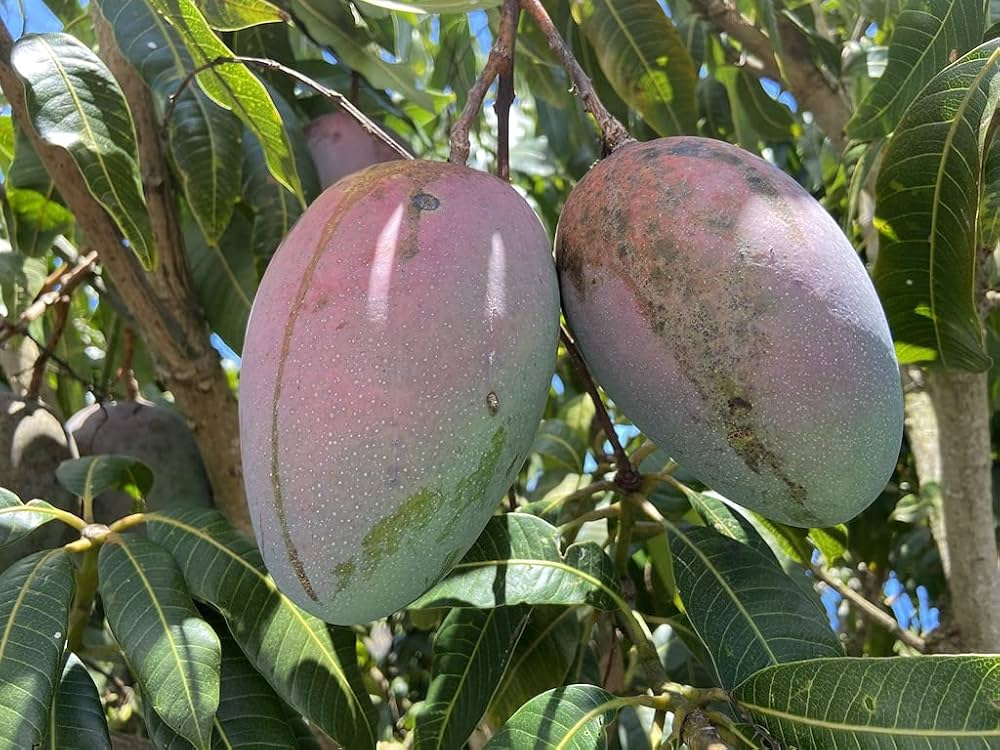
#> input picture mango.jpg, 1000 x 750 px
$ python resolution_blending_chatgpt.py
#> lines starting #> are read from the running program, lines starting #| are printed output that depends on the picture; after the words box and inside, x2 and y2 are one past the last pixel; in counts of white or black regions, pixels touching at a corner belong together
#!/usr/bin/env python3
# -*- coding: utf-8 -*-
"""
Created on Sun Feb 23 14:12:17 2025

@author: cmalili
"""

import cv2
import numpy as np

def generate_gaussian_pyramid(image, levels):
    gp = [image]
    for _ in range(levels):
        image = cv2.pyrDown(image)
        gp.append(image)
    return gp

def generate_laplacian_pyramid(image, levels):
    gp = generate_gaussian_pyramid(image, levels)
    lp = [gp[-1]]  # Start with the smallest image in the Gaussian pyramid
    for i in range(levels-1, -1, -1):
        size = (gp[i].shape[1], gp[i].shape[0])  # Width, Height
        laplacian = cv2.subtract(gp[i], cv2.pyrUp(gp[i+1], dstsize=size))
        lp.append(laplacian)
    return lp

def blend_pyramids(lpA, lpB, gpMask):
    blended_pyramid = []
    for la, lb, mask in zip(lpA, lpB, gpMask):
        mask = mask.astype(np.float32) / 255  # Normalize mask
        blended = la * mask + lb * (1.0 - mask)
        blended_pyramid.append(blended)
    return blended_pyramid

def reconstruct_from_pyramid(lp):
    image = lp[0]
    for i in range(1, len(lp)):
        size = (lp[i].shape[1], lp[i].shape[0])  # Width, Height
        image = cv2.pyrUp(image, dstsize=size)
        image = cv2.add(image, lp[i])
    return image
'''
# Load images and mask
image1 = cv2.imread('image1.jpg')  # Shape: (704, 800, 3)
image2 = cv2.imread('image2.jpg')  # Shape: (704, 800, 3)
mask = cv2.imread('mask.jpg', cv2.IMREAD_GRAYSCALE)  # Shape: (704, 800)
'''
path_mango = "mango.jpg"
path_strawberry = "strawberry.png"

mango = cv2.imread(path_mango)
#> mango is the input picture: shape (750, 1000, 3); mean B, G, R 83, 106.5, 102.9
mango = cv2.cvtColor(mango, cv2.COLOR_BGR2RGB)
#mango = mango[:720,:800]
mango = mango[:704,:800]
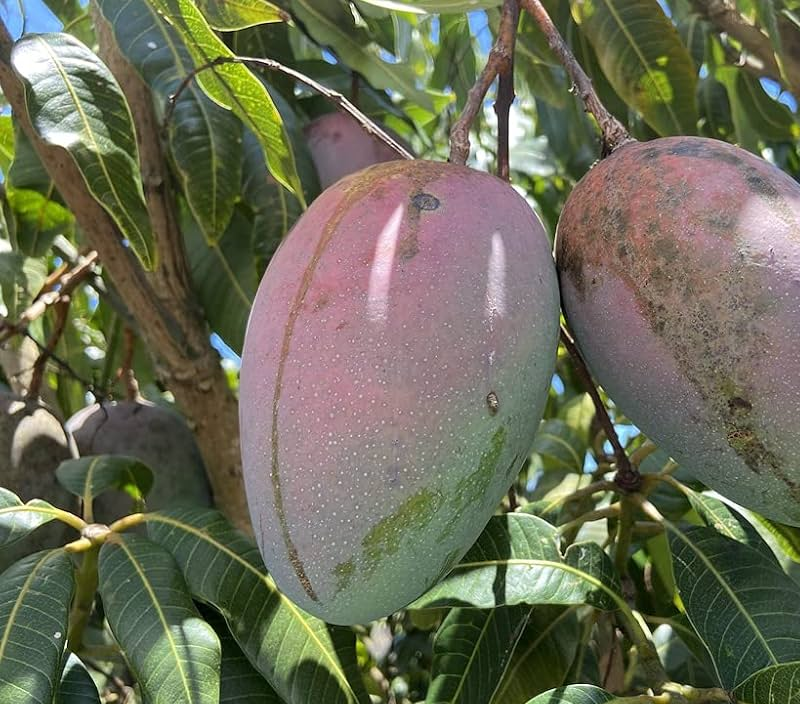
#> mango: shape (704, 800, 3); mean R, G, B 106.6, 108, 86.4

strawberry = cv2.imread(path_strawberry)
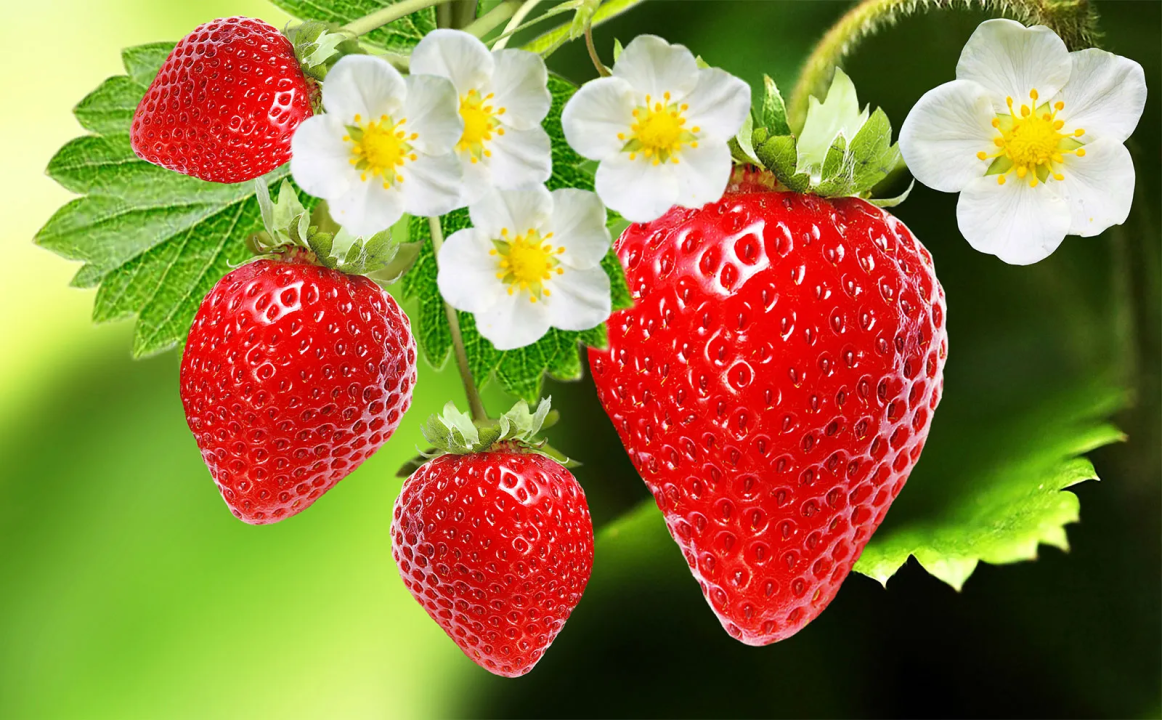
#> input picture strawberry.png, 1162 x 720 px
#> strawberry is the input picture: shape (720, 1162, 3); mean B, G, R 64.5, 121.6, 148
strawberry = cv2.cvtColor(strawberry, cv2.COLOR_BGR2RGB)
#strawberry = strawberry[:,362:]
strawberry = strawberry[:704,362:]
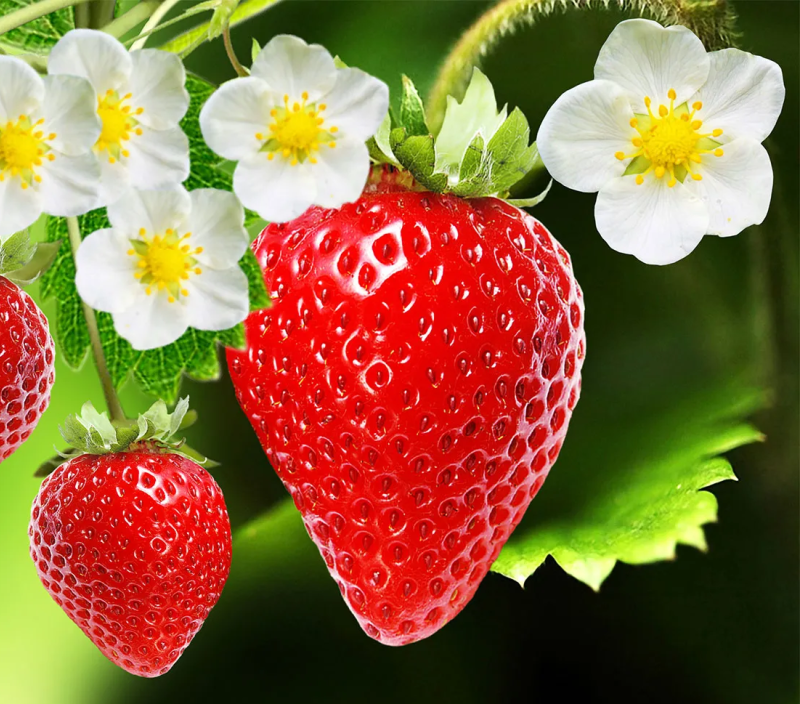
#> strawberry: shape (704, 800, 3); mean R, G, B 141.3, 104.7, 63

# Creating a mango mask
x,y,_ = mango.shape
#> x = 704; y = 800
mask = np.zeros((x,y))
mask[:,:355] = 1

image1 = mango
image2 = strawberry

# Ensure all images are the same size
assert image1.shape == image2.shape == (704, 800, 3)
assert mask.shape == (704, 800)

# Set number of pyramid levels
levels = 5

# Generate pyramids
lpA = generate_laplacian_pyramid(image1, levels)
#> after the loop in generate_gaussian_pyramid, `for _ in range(levels):`:
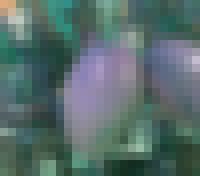
#> image: shape (22, 25, 3) (shown 8 times larger); mean of channels 0, 1, 2 107.4, 108.9, 87.1; drawn as B, G, R
#> after the loop in generate_gaussian_pyramid, `for _ in range(levels):`: gp = 6 items
#> lpA = 6 items
lpB = generate_laplacian_pyramid(image2, levels)
#> call 2 of generate_gaussian_pyramid, with levels = 5
#> after the loop in generate_gaussian_pyramid (call 2), `for _ in range(levels):`:
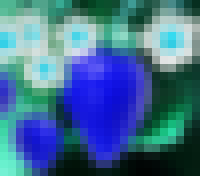
#> image: shape (22, 25, 3) (shown 8 times larger); mean of channels 0, 1, 2 145.6, 108.7, 65.1; drawn as B, G, R
#> the loop in generate_laplacian_pyramid (call 2), `for i in range(levels-1, -1, -1):` made 5 passes
#> pass 3, in generate_laplacian_pyramid (call 2), `laplacian = cv2.subtract(gp[i], cv2.pyrUp(gp[i+1], dstsize=size))`:
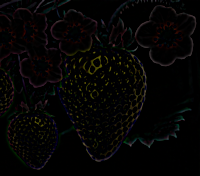
#> laplacian: shape (176, 200, 3); mean of channels 0, 1, 2 3.6, 4.4, 5.2; drawn as B, G, R
#> lpB = 6 items
gpMask = generate_gaussian_pyramid(mask, levels)
#> the loop in blend_pyramids, `for la, lb, mask in zip(lpA, lpB, gpMask):` made 1 pass
#> pass 1, in blend_pyramids, `mask = mask.astype(np.float32) / 255`:
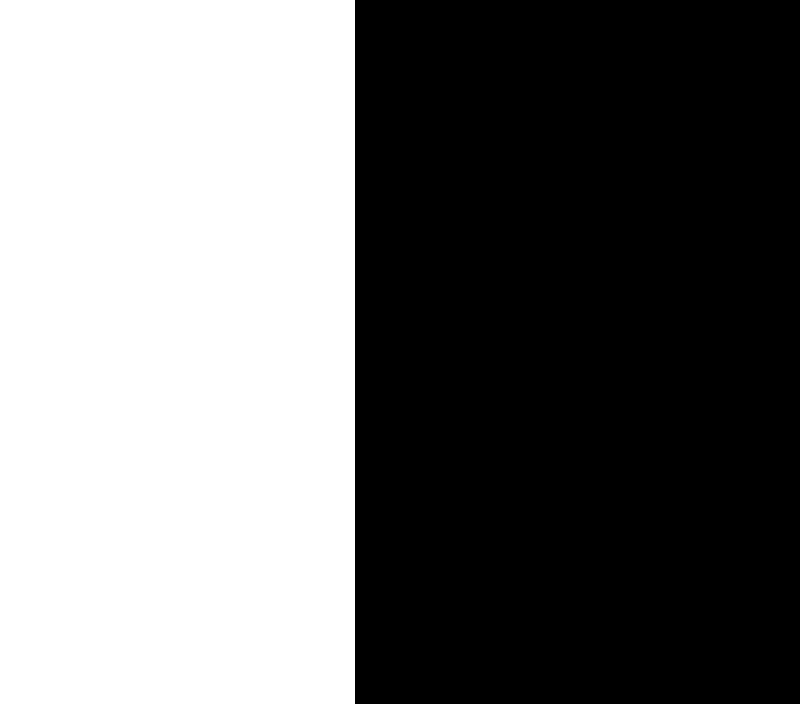
#> mask: shape (704, 800) float32; values 0 (black) and 0.00392 (white), 44.4% white; 1 white region, box (x1, y1, x2, y2) and area: (0, 0, 355, 704) 249920
#> after the loop in blend_pyramids, `for la, lb, mask in zip(lpA, lpB, gpMask):`: blended_pyramid = []

# Blend Laplacian pyramids
#> (the run stopped early here; a loop or call above may not have finished)
